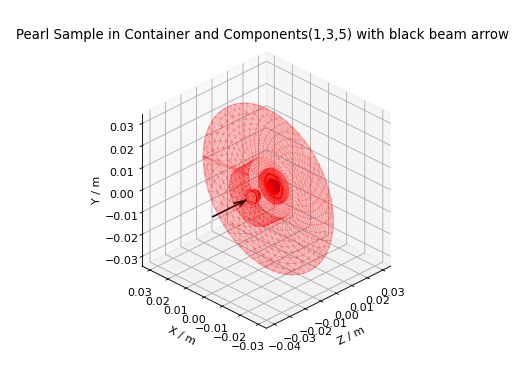

Generate this figure with Python:
# import mantid algorithms, numpy and matplotlib
from mantid.simpleapi import *
import numpy as np
import matplotlib.pyplot as plt
from mpl_toolkits.mplot3d.art3d import Poly3DCollection

# A fake host workspace, replace this with your real one.
ws = CreateSampleWorkspace()
LoadInstrument(Workspace=ws,RewriteSpectraMap=True,InstrumentName="Pearl")
SetSample(ws, Environment={'Name': 'Pearl'})

sample = ws.sample()
environment = sample.getEnvironment()

mesh = sample.getShape().getMesh()
container_mesh = environment.getContainer().getShape().getMesh()

mesh_polygon_a = Poly3DCollection(mesh, facecolors = 'green', edgecolors='blue',alpha = 0.5, linewidths=0.1, zorder = 0.3)
mesh_polygon_b = Poly3DCollection(container_mesh, edgecolors='red', alpha = 0.1, linewidths=0.05, zorder = 0.5)
mesh_polygon_b.set_facecolor((1,0,0,0.5))

fig, axes = plt.subplots(subplot_kw={'projection': 'mantid3d', 'proj_type': 'ortho'})
axes.add_collection3d(mesh_polygon_a)
axes.add_collection3d(mesh_polygon_b)

for i in (1,3,5):
   print(i)
   mesh_polygon_i = Poly3DCollection(environment.getComponent(i).getMesh(), edgecolors='red', alpha = 0.1, linewidths=0.05, zorder = 0.5)
   mesh_polygon_i.set_facecolor((1,0,0,0.5))
   axes.add_collection3d(mesh_polygon_i)

# Auto scale to the mesh size
axes_lims = (-0.03,0.03)
axes.auto_scale_xyz(axes_lims, axes_lims, axes_lims)

axes.set_title('Pearl Sample in Container and Components(1,3,5) with black beam arrow')
axes.set_xlabel('X / m')
axes.set_ylabel('Y / m')
axes.set_zlabel('Z / m')
axes.set_box_aspect((1, 1, 1))

def arrow(ax, vector, origin = None, factor = None, color = 'black',linestyle = '-'):
   if origin == None:
      origin = (ax.get_xlim3d()[1],ax.get_ylim3d()[1],ax.get_zlim3d()[1])
   if factor == None:
      lims = ax.get_xlim3d()
      factor = (lims[1]-lims[0]) / 3.0
   vector_norm = vector / np.linalg.norm(vector)
   ax.quiver(
         origin[0], origin[1], origin[2],
         vector_norm[0]*factor, vector_norm[1]*factor, vector_norm[2]*factor,
         color = color,
         linestyle = linestyle
   )
# Add arrow along beam direction
source = ws.getInstrument().getSource().getPos()
sample = ws.getInstrument().getSample().getPos() - source
arrow(axes, sample, origin=(0,0,-0.04))
axes.view_init(vertical_axis='y', elev=30, azim=-135)
plt.show()
